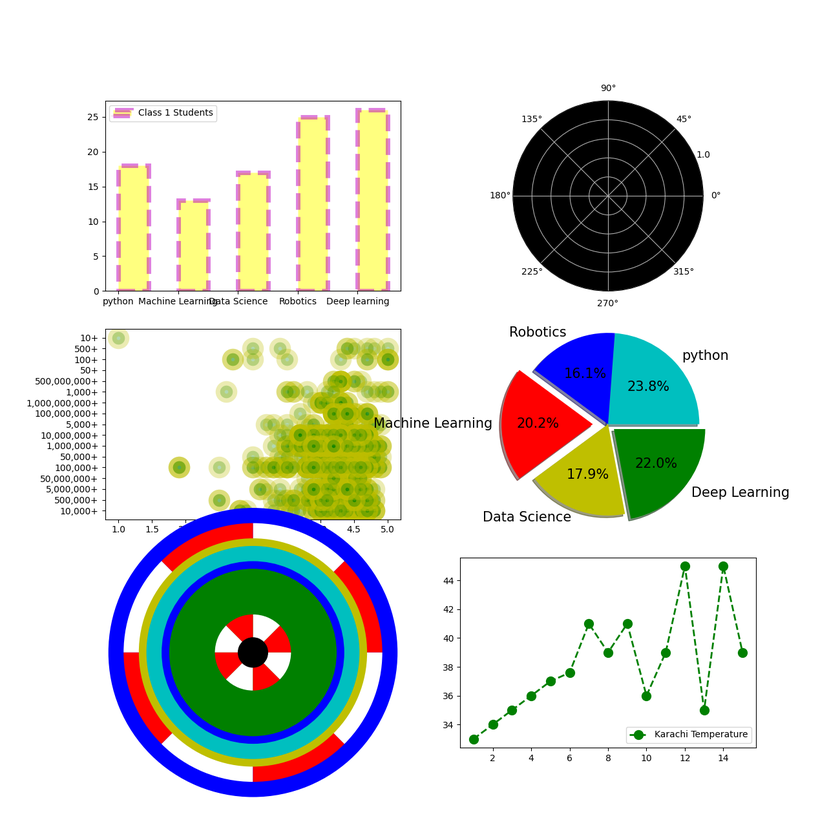
#> input picture 11.2_Figure_2.png, 840 x 840 px, shrunk from 1300 x 1300 before the run
$ python 12_image_show_colorbar_matplotlib.py
#> lines starting #> are read from the running program, lines starting #| are printed output that depends on the picture
# (12)*********************Show Image And colorbar in matplotlib********
# //////if we want to read the image data than we use image using matplotlib in python

import matplotlib.pyplot as plt
import matplotlib.image as mpimg

# /////we use imread function to showing the image
img=mpimg.imread('11.2_Figure_2.png')
#> img is the input picture: shape (840, 840, 4) float32; mean R, G, B, A 0.846, 0.861, 0.835, 1
img1=mpimg.imread('11.1_Figure_1.png')
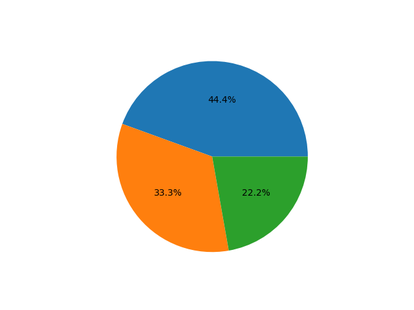
#> input picture 11.1_Figure_1.png, 414 x 310 px, shrunk from 640 x 480 before the run
#> img1 is the input picture: shape (310, 414, 4) float32; mean R, G, B, A 0.871, 0.89, 0.859, 1
# print(img)

# ///checking type of the image
# print(type(img))

# /////chacking the how many rows and columns or attributes
# print(img.shape)

# /////checking the dimentional
# print(img.ndim)

# ////if we want to maximize or minnize the figure size thanwe use figure function in matplotlib
# plt.figure(figsize=(13,13))

# ////if we want don't show the axis than we use axis('off)
# plt.axis('off')

# /////we use these parameters in the cmap function
""""'Accent', 'Accent_r', 'Blues', 'Blues_r', 'BrBG', 'BrBG_r', 'BuGn', 'BuGn_r', 'BuPu', 'BuPu_r', 'CMRmap', 'CMRmap_r', 'Dark2', 'Dark2_r', 'GnBu', 'GnBu_r', 'Greens', 'Greens_r', 'Greys', 'Greys_r', 'OrRd', 'OrRd_r',
'Oranges', 'Oranges_r', 'PRGn', 'PRGn_r', 'Paired', 'Paired_r', 'Pastel1', 'Pastel1_r', 'Pastel2', 'Pastel2_r', 'PiYG', 'PiYG_r', 'PuBu', 'PuBuGn', 'PuBuGn_r', 'PuBu_r', 'PuOr', 'PuOr_r', 'PuRd', 'PuRd_r', 'Purples', 'Purples_r', 'RdBu', 'RdBu_r', 'RdGy', 'RdGy_r', 'RdPu', 'RdPu_r', 'RdYlBu', 'RdYlBu_r', 'RdYlGn', 'RdYlGn_r', 'Reds', 'Reds_r', 'Set1', 'Set1_r', 'Set2', 'Set2_r', 'Set3', 'Set3_r', 'Spectral', 'Spectral_r', 'Wistia', 'Wistia_r', 'YlGn', 'YlGnBu', 'YlGnBu_r', 'YlGn_r', 'YlOrBr', 'YlOrBr_r', 'YlOrRd', 'YlOrRd_r', 'afmhot', 'afmhot_r', 'autumn', 'autumn_r', 'binary', 'binary_r', 'bone', 'bone_r', 'brg', 'brg_r', 'bwr', 'bwr_r', 'cividis', 'cividis_r', 'cool', 'cool_r', 'coolwarm', 'coolwarm_r', 'copper', 'copper_r', 'cubehelix', 'cubehelix_r', 'flag', 'flag_r', 'gist_earth', 'gist_earth_r', 'gist_gray', 'gist_gray_r', 'gist_heat',
'gist_heat_r', 'gist_ncar', 'gist_ncar_r', 'gist_rainbow', 'gist_rainbow_r', 'gist_stern', 'gist_stern_r', 'gist_yarg', 'gist_yarg_r', 'gnuplot', 'gnuplot2', 'gnuplot2_r', 'gnuplot_r', 'gray', 'gray_r', 'hot', 'hot_r', 'hsv', 'hsv_r', 'inferno', 'inferno_r', 'jet', 'jet_r', 'magma', 'magma_r', 'nipy_spectral', 'nipy_spectral_r', 'ocean', 'ocean_r', 'pink', 'pink_r', 'plasma', 'plasma_r', 'prism', 'prism_r', 'rainbow', 'rainbow_r', 'seismic', 'seismic_r', 'spring', 'spring_r', 'summer', 'summer_r', 'tab10', 'tab10_r', 'tab20', 'tab20_r', 'tab20b', 'tab20b_r', 'tab20c', 'tab20c_r', 'terrain', 'terrain_r', 'turbo', 'turbo_r', 'twilight', 'twilight_r', 'twilight_shifted', 'twilight_shifted_r', 'viridis', 'viridis_r', 'winter', 'winter_r'"""
# ////if we use cmap properly than we must use the 2d array instance of 3d arrray
# arr2d=img[1:,:,1]
# arr2d=img1[:,:,2]
# /////to showing the image use imshow function
# plt.imshow(img,cmap='spring')
# plt.imshow(arr2d,cmap='hot')
# /////if we want to show the side color bar than we use colorbar function and
# ////this detect automatic colors which is exists in the figure
# plt.colorbar()

# plt.show()


# ****************this is the uploading pic through path and showing and also making pangas
plt.figure(figsize=(13,13))
img2=mpimg.imread('F:\\tayyab programming\\machine learning\\Matplotlib\\matplotlibWithTayyab\\images\\tayyab chaye.jpg')
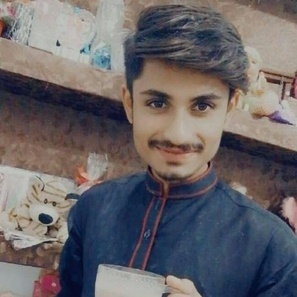
#> input picture images/tayyab chaye.jpg, 297 x 297 px, shrunk from 460 x 460 before the run, found by its file name
#> img2 is the input picture: shape (297, 297, 3); mean R, G, B 104.7, 100.3, 103.7
plt.axis('off')
plt.imshow(img2)
plt.colorbar()
plt.show()
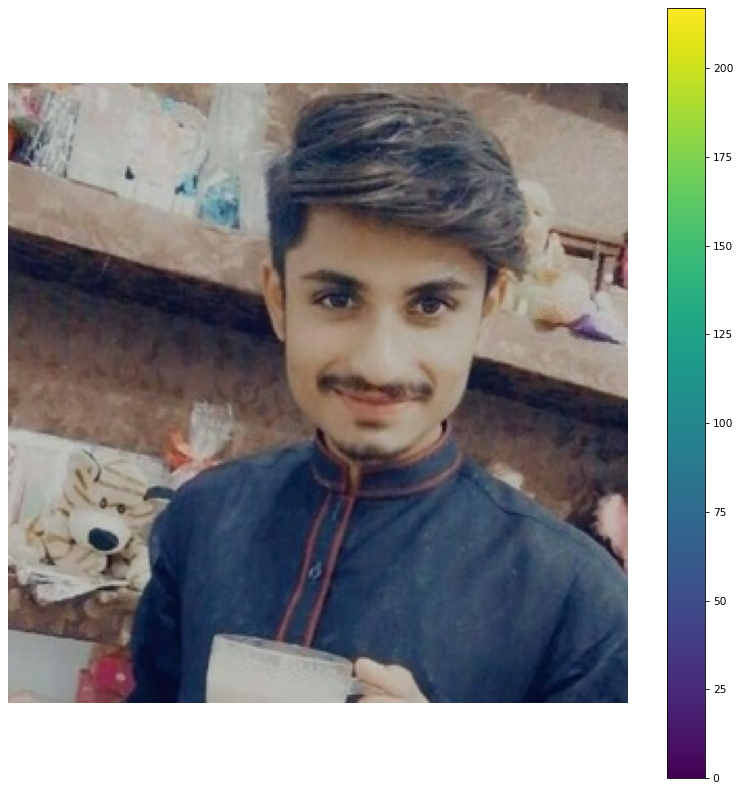
#> figure drawn by matplotlib, 2 panels
